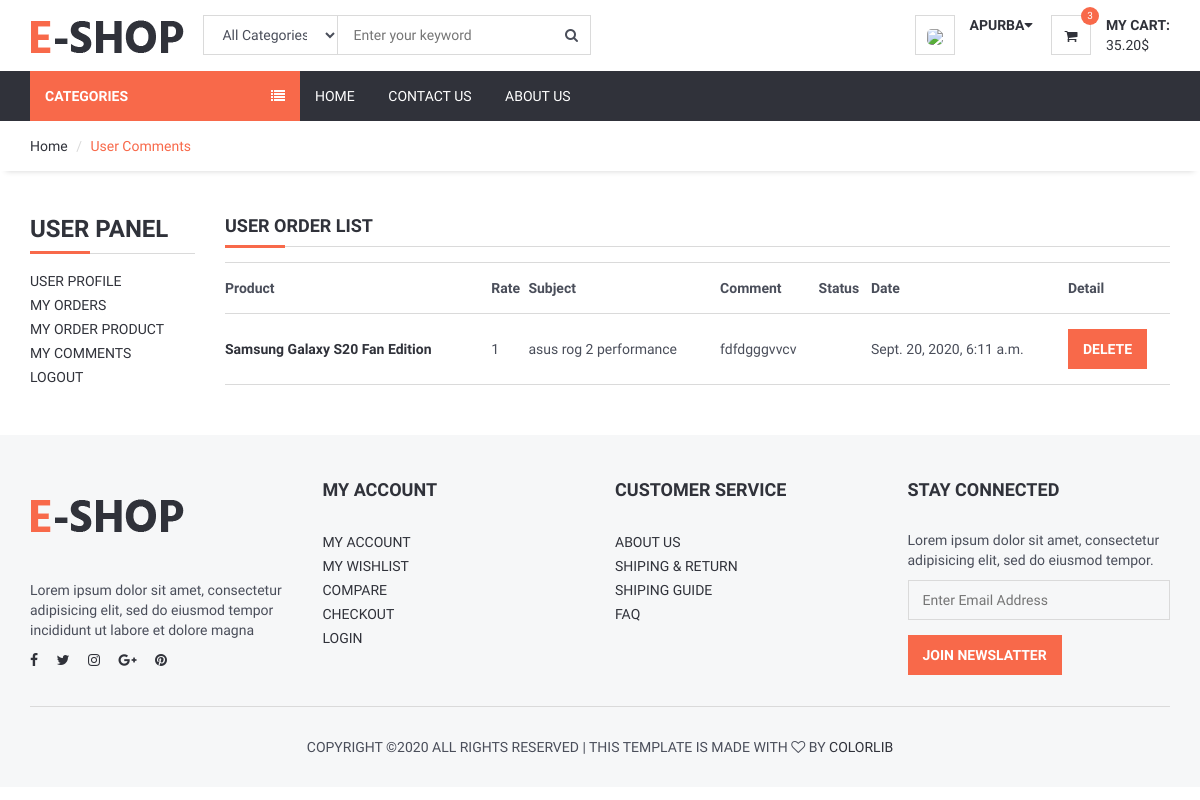
The app's page /user/user_comments/ (signed in) with its own data.
### products/models.py (models this page shows, shortened)
class Comment(models.Model):
    STATUS=(
        ('New','New'),
        ('True','True'),
        ('False','False')
    )
    product=models.ForeignKey(Products,on_delete=models.CASCADE)
    user=models.ForeignKey(User,on_delete=models.CASCADE)
    subject=models.CharField(max_length=50,blank=True)
    comment=models.CharField(max_length=250,blank=True)
    status=models.CharField(max_length=10,choices=STATUS)
    rate=models.IntegerField(default=1)
    create_at=models.DateTimeField(auto_now_add=True)
    update_at=models.DateTimeField(auto_now=True)

class Products(models.Model):
    STATUS=(
        ('True','True'),
        ('False','False')
    )
    title=models.CharField(max_length=30)
    category=models.ForeignKey(Category,on_delete=models.CASCADE)
    keywords=models.CharField(max_length=225)
    description=models.CharField(max_length=225)
    image=models.ImageField(blank=True,upload_to='images/')
    status=models.CharField(max_length=10,choices=STATUS)
    slug=models.SlugField(null=False,unique=True)
    parent=models.ForeignKey('self',blank=True,null=True,related_name='children',on_delete=models.CASCADE)
    create_at=models.DateTimeField(auto_now_add=True)
    update_at=models.DateTimeField(auto_now=True)
    details=RichTextUploadingField()
    amount=models.IntegerField(default=0)
    price=models.FloatField()
    image_tag_short_description='Image'

### user/views.py (the view)
# urls.py: path('user_comments/',views.user_comments,name='user_comments'),
def user_comments(request):
    category = Category.objects.all()
    current_user = request.user
    comments = Comment.objects.filter(user_id=current_user.id)
    context = {
        'category': category,
        'comments': comments,
    }
    return render(request, 'user_comments.html', context)

### user/templates/user_comments.html (shortened to what this page needs)
{% extends 'home.html' %}
{% block sidebar %} {% include 'sidebar.html' %} {% endblock %}
{% block body %}
    <div id="breadcrumb">
        <div class="container">
            <ul class="breadcrumb">
                <li><a href="/">Home</a></li>
                <li class="active">User Comments</li>
            </ul>
        </div>
    </div>
    <div class="section">
        <div class="container">
            <div class="row">
                <div class="col-md-2">
                    {% include "user_panel.html" %}
                </div>
                <div class="col-md-10">
                    <div class="section-title">
                        <h4 class="title">User Order List</h4>
                    </div>
                    <table class="shopping-cart-table table">
                        <tr>
                            <th class="text-left">Product </th>
                            <th class="text-left">Rate </th>
                            <th class="text-left">Subject </th>
                            <th class="text-left">Comment </th>
                            <th class="text-left">Status </th>
                            <th class="text-left">Date </th>
                            <th class="text-left">Detail </th>
                        </tr>
                        {% for rs in comments %}
                            <tr>
                                <td class="text-left">
                                    <a href="/product/{{ rs.product_id }}/{{ rs.product.slug }}">
                                        <strong> {{ rs.product.title}}</strong>
                                    </a>
                                </td>
                                <td class="text-left">{{ rs.rate}} </td>
                                <td class="text-left">{{ rs.subject}} </td>
                                <td class="text-left">{{ rs.comment}} </td>
                                <td class="text-left">{{ rs.status}} </td>
                                <td class="text-left">{{ rs.create_at}} </td>
                                <td class="text-left">
                                    <a class="primary-btn" href="/user/user_delete_comment/{{ rs.id }}" onclick="return confirm('Will be Delete ! Are you sure?')"> Delete </a>
                                </td>
                            </tr>
                        {% endfor %}
                    </table>
                </div>
            </div>
        </div>
    </div>
{% endblock %}

### home/templates/header.html (shortened to what this page needs)
{% load static %}
<header>
	<div id="header">
		<div class="container">
			<div class="pull-left">
				<div class="header-logo">
					<a href="/home" class="logo" href="#">
						<img src="{% static '' %}img/logo.png" alt="">
					</a>
				</div>
				<div class="header-search">
					<form action="/search/" method="POST">
						<input id='query' name='query' class="input search-input" type="text"
							placeholder="Enter your keyword">
						<select name='catid' class="input search-categories">
							<option value="0">All Categories</option>
							{% load mptt_tags%}
						</select>
						<button class="search-btn"><i class="fa fa-search"></i></button>
					</form>
				</div>
			</div>
			<div class="pull-right">
				<ul class="header-btns">
					<li class="header-account dropdown default-dropdown">
						{% if user.id is not None %}
						<div class="dropdown-toggle" role="button" data-toggle="dropdown" aria-expanded="true">
							<div class="header-btns-icon">
								<img src="{{request.session.userimage}}" style="height: 40px; border-radius: 30%">
							</div>
							<strong class="text-uppercase">{{user.first_name}}<i class="fa fa-caret-down"></i></strong>
						</div>
						{% else %}
						<a href="/user/login" class="text-uppercase">Login</a> / <a href="/user/signup"
							class="text-uppercase">Join</a>
						{% endif %}
					</li>
					<li class="header-cart dropdown default-dropdown">
						<a href="/order/shopcart">
							<div class="header-btns-icon">
								<i class="fa fa-shopping-cart"></i>
								<span class="qty">3</span>
							</div>
							<strong class="text-uppercase">My Cart:</strong>
							<br>
							<span>35.20$</span>
						</a>
					</li>
				</ul>
			</div>
		</div>
	</div>
</header>

### home/static/css/style.css (style rules this page uses)
body { font-family: 'Hind', sans-serif; color: #4A4E5A; overflow-x: hidden; }
h1, h2, h3, h4, h5, h6 { color: #30323A; margin: 0 0 10px; font-weight: 700; }
a { color: #30323A; -webkit-transition: 0.3s color; transition: 0.3s color; }
strong { color: #30323A; }
ul, ol { margin: 0; padding: 0; list-style: none }
.main-btn, .primary-btn { display: inline-block; padding: 10px 15px; text-transform: uppercase; font-weight: 700; border: none; -webkit-transition: 0.3s all; transition: 0.3s all; }
.primary-btn { color: #FFF; background-color: #F8694A; }
.input { width: 100%; height: 40px; padding: 0px 15px; border: none; background-color: transparent; -webkit-box-shadow: 0px 0px 0px 1px #DADADA inset, 0px 0px 0px 5px transparent; box-shadow: 0px 0px 0px 1px #DADADA inset, 0px 0px 0px 5px transparent; -webkit-transition: 0.3s all; transition: 0.3s all; }
.section { padding-top: 30px; padding-bottom: 30px; }
.section-title { position: relative; margin-bottom: 15px; margin-top: 15px; border-bottom: 1px solid #DADADA; }
.section-title .title { display: inline-block; text-transform: uppercase; }
.section-title:after { content: ""; position: absolute; left: 0; bottom: -1.5px; height: 3px; width: 60px; background-color: #F8694A; }
#breadcrumb { -webkit-box-shadow: 0px 6px 6px -6px rgba(0, 0, 0, 0.175); box-shadow: 0px 6px 6px -6px rgba(0, 0, 0, 0.175); }
.breadcrumb { background-color: transparent; border: none; border-radius: 0px; padding: 15px 0px; margin: 0; }
.breadcrumb>.active { color: #F8694A; }
.breadcrumb>li+li:before { color: #DADADA; }
#header { padding-top: 0px; padding-bottom: 0px; }
.header-logo { display: inline-block; margin-right: 15px; }
.header-logo .logo>img { width: 100%; max-height: 70px; }
.header-search { display: inline-block; padding: 15px 0px; max-width: 400px; }
.header-search>form { position: relative; }
.header-search>form .search-input { padding-left: 150px; padding-right: 45px; }
.header-search>form .search-categories { position: absolute; left: 0px; top: 0px; width: 135px; }
.header-search>form .search-btn { position: absolute; top: 0px; right: 0px; width: 40px; height: 40px; background-color: transparent; border: none; }
.header-btns>li { display: inline-block; vertical-align: top; padding: 15px 0px; }
.header-btns>li+li { margin-left: 15px; }
.header-btns>li .header-btns-icon { position: relative; float: left; margin-right: 15px; width: 40px; height: 40px; line-height: 40px; text-align: center; color: #30323A; background-color: #FFF; border: 1px solid #DADADA; }
.header-btns .dropdown-toggle { display: block; cursor: pointer; }
.header-cart .header-btns-icon .qty { position: absolute; right: -9px; top: -9px; width: 18px; height: 18px; line-height: 18px; text-align: center; font-size: 10px; background: #F8694A; color: #FFF; border-radius: 50%; }
.shopping-cart-table>tbody>tr>td, .shopping-cart-table>tbody>tr>th, .shopping-cart-table>tfoot>tr>td, .shopping-cart-table>tfoot>tr>th, .shopping-cart-table>thead>tr>td, .shopping-cart-table>thead>tr>th { padding: 15px 0px; vertical-align: middle; border-top: 1px solid #DADADA; }
.shopping-cart-table>tbody>tr:last-child>td { border-bottom: 1px solid #DADADA; }

### records on screen
Comment: product "Samsung Galaxy S20 Fan Edition", rate "1", subject "asus rog 2 performance", comment "fdfdgggvvcv", create_at "Sept. 20, 2020, 6:11 a.m."

### other values on screen
{{ user.first_name }} "APURBA"
